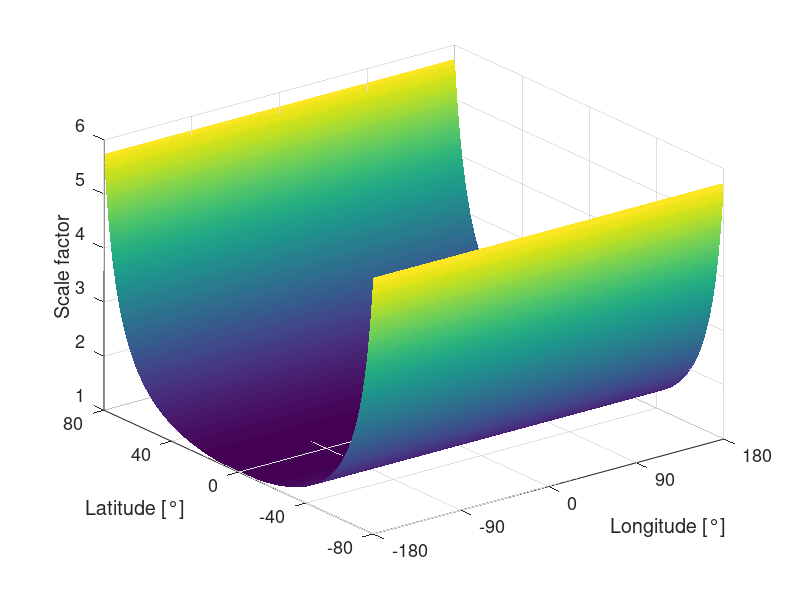

This chart was generated by the following MATLAB code:
clear all
close all
clc
%Superfície de distorção para a projeção Mercator
%Baseado nas equações apresentadas em Snyder (1926)

%Lon0:       Longitude do centro da projeção (meridiano central)
%Lat0:       Latitude média ou latitude escolhida como origem do sistema de
             %coordenadas retangulares da projeção
%Lat1, Lat2: Paralelos padrão
%h:          Fator de escala relativo ao longo dos meridianos
%k:          Fator de escala relativo ao longo dos paralelos
%w:          Máxima deformação angular num dado ponto da projeção
%X, Y:       Coordenadas retangulares da projeção
%R:          Raio da esfera de referência (km)

LimLat1 = -80;
LimLat2 =  80;
StepLat =  0.1;
LimLon1 = -180;
LimLon2 =  180;
StepLon =  0.1;

Lon0 = 0;

% Parâmetros GRS80 
a  = 6378137/1000;%km
e2 = 0.00669437999015;
e  = sqrt(e2);

%Definição do reticulado
[Lon,Lat] = meshgrid(LimLon1:StepLon:LimLon2,LimLat1:StepLat:LimLat2);

m = sqrt(1 - (e2 * sin(deg2rad(Lat)).^2)) ./ cos(deg2rad(Lat));

%Plotando a distorção
figure,surf(Lon,Lat,m,'EdgeColor','none');
%colormap jet;
xlabel('Longitude [°]'),ylabel('Latitude [°]'),zlabel('Scale factor');
xlim([-180 180]);
ylim([-80 80]);
set(gca,'XTick',-180:90:180);
set(gca,'YTick',-80:40:80);
%grid on;
set(gca,'FontSize',13);
saveas(gcf,'dist_mercator','png')
